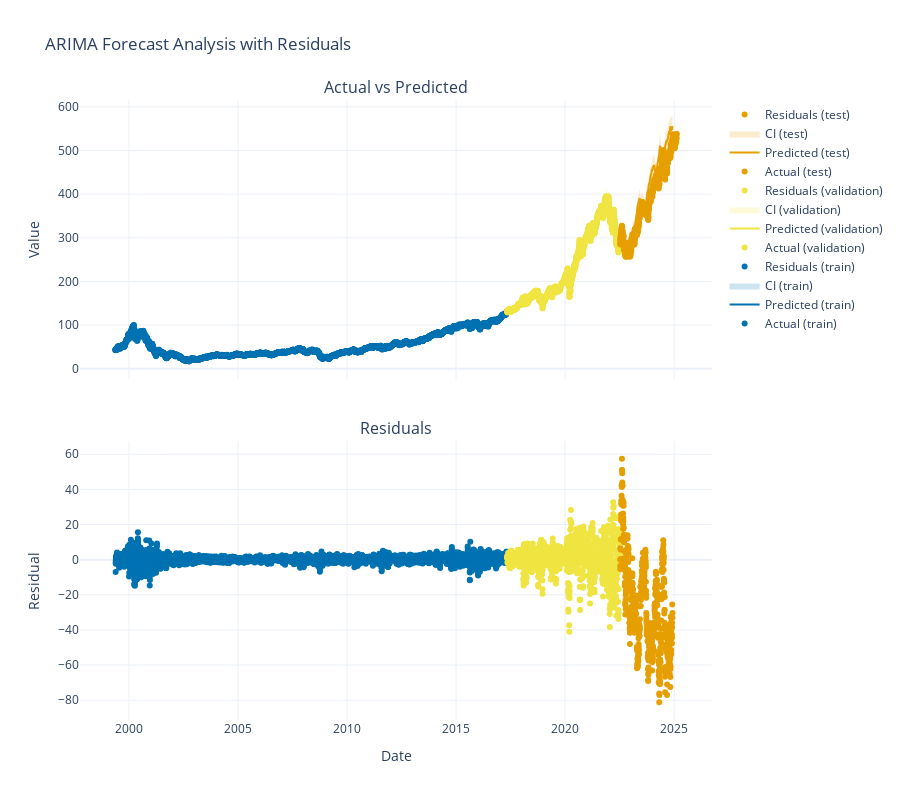

The notebook cell saved with this chart:
### Code cell
## Visualize Results
def plot_arima_analysis(forecast_df, split_column='split'):
    # Create figure with secondary y-axis
    fig = make_subplots(rows=2, cols=1, 
                       shared_xaxes=True,
                       vertical_spacing=0.1,
                       subplot_titles=('Actual vs Predicted', 'Residuals'))
    
    # Calculate residuals
    forecast_df['residuals'] = forecast_df['y'] - forecast_df['yhat']
    
    # Define colors for each split to match Prophet style
    split_colors = {
        'train': 'rgb(0, 114, 178)',      # Blue
        'validation': 'rgb(240, 228, 66)', # Yellow
        'test': 'rgb(230, 159, 0)'        # Orange
    }
    
    # Add traces for each split (train/validation/test)
    for split in forecast_df[split_column].unique():
        mask = forecast_df[split_column] == split
        split_data = forecast_df[mask]
        color = split_colors[split]
        
        # Main plot
        fig.add_trace(
            go.Scatter(x=split_data.ds, y=split_data.y,
                      name=f'Actual ({split})',
                      mode='markers',
                      marker=dict(color=color)),
            row=1, col=1)
        
        fig.add_trace(
            go.Scatter(x=split_data.ds, y=split_data.yhat,
                      name=f'Predicted ({split})',
                      mode='lines',
                      line=dict(color=color)),
            row=1, col=1)
            
        # Confidence intervals
        fig.add_trace(
            go.Scatter(x=split_data.ds, y=split_data.yhat_upper,
                      fill=None,
                      mode='lines',
                      line=dict(width=0),
                      showlegend=False),
            row=1, col=1)
            
        # Extract RGB values from color string and add alpha
        rgb_values = [int(x) for x in color.replace('rgb(', '').replace(')', '').split(',')]
        rgba_color = f'rgba({rgb_values[0]}, {rgb_values[1]}, {rgb_values[2]}, 0.2)'
        
        fig.add_trace(
            go.Scatter(x=split_data.ds, y=split_data.yhat_lower,
                      fill='tonexty',
                      mode='lines',
                      line=dict(width=0),
                      fillcolor=rgba_color,
                      name=f'CI ({split})'),
            row=1, col=1)
        
        # Residuals plot
        fig.add_trace(
            go.Scatter(x=split_data.ds, y=split_data.residuals,
                      name=f'Residuals ({split})',
                      mode='markers',
                      marker=dict(color=color)),
            row=2, col=1)
    
    # Update layout
    fig.update_layout(
        height=800,
        showlegend=True,
        title_text="ARIMA Forecast Analysis with Residuals",
        template='plotly_white'
    )
    
    # Update axes labels
    fig.update_xaxes(title_text="Date", row=2, col=1)
    fig.update_yaxes(title_text="Value", row=1, col=1)
    fig.update_yaxes(title_text="Residual", row=2, col=1)
    
    return fig

# Plot analysis
fig = plot_arima_analysis(arima_df_clean)
fig.show()

### Figure 1 — Plotly figure (JSON) as saved in the notebook; plotly's stock layout.template omitted (floating-point values rounded to 4 significant figures; data arrays with more than 128 entries replaced by an {"elided": "..."} marker saying what was removed)
{"data": [{"marker": {"color": "rgb(0, 114, 178)"}, "mode": "markers", "name": "Actual (train)", "type": "scatter", "x": {"elided": "4519 str values"}, "xaxis": "x", "y": {"elided": "4519 float values"}, "yaxis": "y"}, {"line": {"color": "rgb(0, 114, 178)"}, "mode": "lines", "name": "Predicted (train)", "type": "scatter", "x": {"elided": "4519 str values"}, "xaxis": "x", "y": {"elided": "4519 float values"}, "yaxis": "y"}, {"line": {"width": 0}, "mode": "lines", "showlegend": false, "type": "scatter", "x": {"elided": "4519 str values"}, "xaxis": "x", "y": {"elided": "4519 float values"}, "yaxis": "y"}, {"fill": "tonexty", "fillcolor": "rgba(0, 114, 178, 0.2)", "line": {"width": 0}, "mode": "lines", "name": "CI (train)", "type": "scatter", "x": {"elided": "4519 str values"}, "xaxis": "x", "y": {"elided": "4519 float values"}, "yaxis": "y"}, {"marker": {"color": "rgb(0, 114, 178)"}, "mode": "markers", "name": "Residuals (train)", "type": "scatter", "x": {"elided": "4519 str values"}, "xaxis": "x2", "y": {"elided": "4519 float values"}, "yaxis": "y2"}, {"marker": {"color": "rgb(240, 228, 66)"}, "mode": "markers", "name": "Actual (validation)", "type": "scatter", "x": {"elided": "1305 str values"}, "xaxis": "x", "y": {"elided": "1305 float values"}, "yaxis": "y"}, {"line": {"color": "rgb(240, 228, 66)"}, "mode": "lines", "name": "Predicted (validation)", "type": "scatter", "x": {"elided": "1305 str values"}, "xaxis": "x", "y": {"elided": "1305 float values"}, "yaxis": "y"}, {"line": {"width": 0}, "mode": "lines", "showlegend": false, "type": "scatter", "x": {"elided": "1305 str values"}, "xaxis": "x", "y": {"elided": "1305 float values"}, "yaxis": "y"}, {"fill": "tonexty", "fillcolor": "rgba(240, 228, 66, 0.2)", "line": {"width": 0}, "mode": "lines", "name": "CI (validation)", "type": "scatter", "x": {"elided": "1305 str values"}, "xaxis": "x", "y": {"elided": "1305 float values"}, "yaxis": "y"}, {"marker": {"color": "rgb(240, 228, 66)"}, "mode": "markers", "name": "Residuals (validation)", "type": "scatter", "x": {"elided": "1305 str values"}, "xaxis": "x2", "y": {"elided": "1305 float values"}, "yaxis": "y2"}, {"marker": {"color": "rgb(230, 159, 0)"}, "mode": "markers", "name": "Actual (test)", "type": "scatter", "x": {"elided": "650 str values"}, "xaxis": "x", "y": {"elided": "650 float values"}, "yaxis": "y"}, {"line": {"color": "rgb(230, 159, 0)"}, "mode": "lines", "name": "Predicted (test)", "type": "scatter", "x": {"elided": "650 str values"}, "xaxis": "x", "y": {"elided": "650 float values"}, "yaxis": "y"}, {"line": {"width": 0}, "mode": "lines", "showlegend": false, "type": "scatter", "x": {"elided": "650 str values"}, "xaxis": "x", "y": {"elided": "650 float values"}, "yaxis": "y"}, {"fill": "tonexty", "fillcolor": "rgba(230, 159, 0, 0.2)", "line": {"width": 0}, "mode": "lines", "name": "CI (test)", "type": "scatter", "x": {"elided": "650 str values"}, "xaxis": "x", "y": {"elided": "650 float values"}, "yaxis": "y"}, {"marker": {"color": "rgb(230, 159, 0)"}, "mode": "markers", "name": "Residuals (test)", "type": "scatter", "x": {"elided": "650 str values"}, "xaxis": "x2", "y": {"elided": "650 float values"}, "yaxis": "y2"}], "layout": {"annotations": [{"font": {"size": 16}, "showarrow": false, "text": "Actual vs Predicted", "x": 0.5, "xanchor": "center", "xref": "paper", "y": 1, "yanchor": "bottom", "yref": "paper"}, {"font": {"size": 16}, "showarrow": false, "text": "Residuals", "x": 0.5, "xanchor": "center", "xref": "paper", "y": 0.45, "yanchor": "bottom", "yref": "paper"}], "height": 800, "showlegend": true, "title": {"text": "ARIMA Forecast Analysis with Residuals"}, "xaxis": {"anchor": "y", "domain": [0, 1], "matches": "x2", "showticklabels": false}, "xaxis2": {"anchor": "y2", "domain": [0, 1], "title": {"text": "Date"}}, "yaxis": {"anchor": "x", "domain": [0.55, 1], "title": {"text": "Value"}}, "yaxis2": {"anchor": "x2", "domain": [0, 0.45], "title": {"text": "Residual"}}}}
